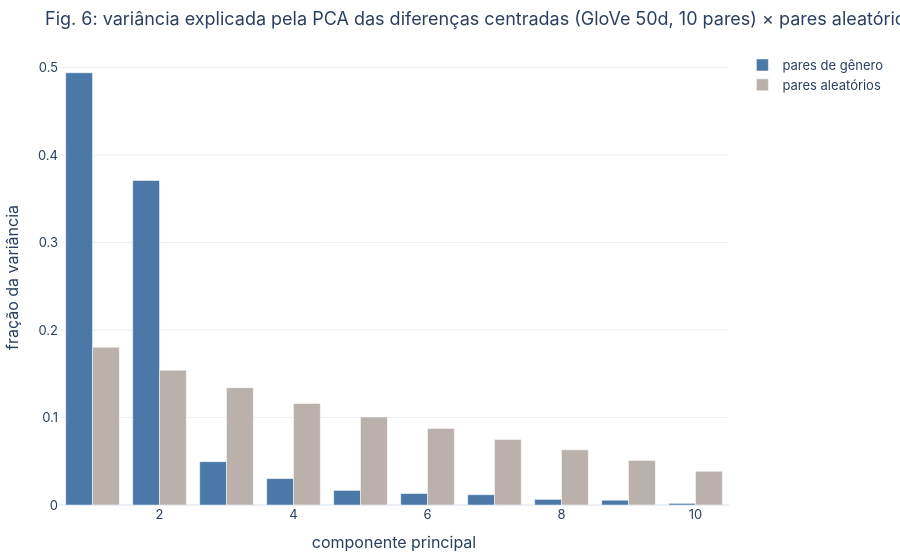

Notebook source saved alongside this figure:
### Markdown cell above
## 5. Identificando o subespaço de gênero (§5.1, Fig. 6)

Um único par (*she–he*) é ruidoso (*man* também é "mankind", verbo *to man* ...). O artigo toma 10 pares, **centra** cada par pela média $\mu_i$ e faz PCA das diferenças. Se o gênero fosse "ruído", a variância se espalharia (como em pares aleatórios — Fig. 6, direita); em vez disso, **uma componente domina**: a direção $g$.

### Code cell
from replang.bias import pca_pairs, gender_direction, random_pca_baseline
from replang.viz import pca_variance_figure
comps, ev, used = pca_pairs(en, lex.definitional_pairs)
g = gender_direction(en, lex.definitional_pairs)
base = random_pca_baseline(en.dim, n_pairs=len(used), trials=300)
print("pares usados:", used)
print("variância explicada:", np.round(ev, 3), "| aleatório:", np.round(base[:5], 3))
print(f"cos(she, g) = {float(en['she'] @ g):+.2f}  cos(he, g) = {float(en['he'] @ g):+.2f}  cos(nurse, g) = {float(en['nurse'] @ g):+.2f}  cos(engineer, g) = {float(en['engineer'] @ g):+.2f}")
pca_variance_figure(ev, base, title="Fig. 6: variância explicada pela PCA das diferenças centradas (GloVe 50d, 10 pares) × pares aleatórios")

### Figure 1 — Plotly figure (JSON) as saved in the notebook; plotly's stock layout.template omitted (floating-point values rounded to 4 significant figures)
{"data": [{"marker": {"color": "#4C78A8"}, "name": "pares de gênero", "type": "bar", "x": [1, 2, 3, 4, 5, 6, 7, 8, 9, 10], "y": [0.4941, 0.3709, 0.04952, 0.03019, 0.01668, 0.0131, 0.01176, 0.006437, 0.005479, 0.001837]}, {"marker": {"color": "#BAB0AC"}, "name": "pares aleatórios", "type": "bar", "x": [1, 2, 3, 4, 5, 6, 7, 8, 9, 10], "y": [0.1803, 0.1541, 0.134, 0.116, 0.1006, 0.08753, 0.07494, 0.0631, 0.05096, 0.03851]}], "layout": {"barmode": "group", "font": {"family": "Inter, Helvetica, Arial, sans-serif", "size": 13}, "margin": {"b": 40, "l": 40, "r": 20, "t": 50}, "title": {"text": "Fig. 6: variância explicada pela PCA das diferenças centradas (GloVe 50d, 10 pares) × pares aleatórios"}, "xaxis": {"title": {"text": "componente principal"}}, "yaxis": {"title": {"text": "fração da variância"}}}}
